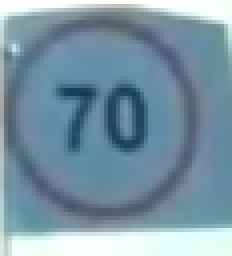
#> input picture self_driving_car_pkg/data/70.png, 58 x 64 px, given in place of ishara_turning.avi, which was not available (shown 4 times larger)
$ python main_mini.py
#> lines starting #> are read from the running program, lines starting #| are printed output that depends on the picture; after the words box and inside, x2 and y2 are one past the last pixel; in counts of white or black regions, pixels touching at a corner belong together; pictures that were not available may be replaced by others from this repository, and a replacement may not be noted
### self_driving_car_pkg/Detection/Signs/a_Localization/TLD.py
import os # for getting absolute filepath to mitigate cross platform inconsistensies
import cv2
import numpy as np
import math

detected_circle = 0 #Set this to current dataset images size so that new images number starts from there and dont overwrite
write_data = False
draw_detected = True
display_images = True
Traffic_State = "None"
prevTraffic_State = 0

debug_mode = True
def dist(a,b):
    return int( math.sqrt( ( (a[1]-b[1])**2 ) + ( (a[0]-b[0])**2 ) ) )

def Circledetector(gray,cimg,frame_draw,HLS):
    frame_draw_special= frame_draw.copy()
    global Traffic_State,prevTraffic_State
    # 2. Apply the HoughCircles to detect the circular regions in the Image
    NumOfVotesForCircle = 16 #parameter 1 MinVotes needed to be classified as circle
    CannyHighthresh = 200 # High threshold value for applying canny
    mindDistanBtwnCircles = 5 # kept as sign will likely not be overlapping
    max_rad = 150 # smaller circles dont have enough votes so only maxRadius need to be controlled
                    # As signs are right besides road so they will eventually be in view so ignore circles larger than said limit
    circles = cv2.HoughCircles(gray,cv2.HOUGH_GRADIENT,1,mindDistanBtwnCircles,param1=CannyHighthresh,param2=NumOfVotesForCircle,minRadius=5,maxRadius=max_rad)
    TrafficLightUpdate = "Unknown"
    # 3. Loop over detected Circles
    if circles is not None:
        circles = np.uint16(np.around(circles))
        # 4. Check if Circles larger then minim size
        i_count=0
        for i in circles[0,:]:
            center =(int(i[0]),int(i[1]))
            radius = i[2] + 5
            if (radius !=5):
                global detected_circle
                detected_circle = detected_circle + 1
                j_count=0
                for j in circles[0,:]:
                    if j_count!=i_count:
                        center_cmp =(int(j[0]),int(j[1]))
                        radius_cmp = j[2] + 5
                        point_Dist = dist( ( center[0],center[1] ) , ( center_cmp[0],center_cmp[1] ) )
                        print("Distance between [ center = ", center, "center_cmp = ",center_cmp, " ] is  = ",point_Dist)
                        if ( (point_Dist>10) and (point_Dist<60) and ( abs(center[0]-center_cmp[0]) < 50 ) ):
                            #close enough
                            # draw the outer circle
                            cv2.circle(frame_draw_special,(i[0],i[1]),i[2],(0,255,0),1)
                            # draw the center of the circle
                            cv2.circle(frame_draw_special,(i[0],i[1]),2,(0,0,255),3)

                            # draw the outer circle
                            cv2.circle(frame_draw_special,(j[0],j[1]),j[2],(255,0,0),1)
                            # draw the center of the circle
                            cv2.circle(frame_draw_special,(j[0],j[1]),2,(0,0,255),3)
                            if debug_mode:
                                cv2.imshow('frame_draw_special',frame_draw_special)

                            #If Center is Brighter
                            if( (int(HLS[center[1],center[0],1]) - int(HLS[center_cmp[1],center_cmp[0],1])) > 10 ):
                                # Left was Brightest [Red]
                                if(center[0]<center_cmp[0]):
                                    TrafficLightUpdate = "Left was Brightest [Red]"
                                    Traffic_State="Stop"
                                # Right was Brightest [Green]
                                elif(center[0]>center_cmp[0]):
                                    TrafficLightUpdate = "Right was Brightest [Green]"
                                    Traffic_State="Go"

                            #ElseIf Center_cmp is Brighter
                            elif( ( int(HLS[center[1],center[0],1]) - int(HLS[center_cmp[1],center_cmp[0],1]) ) < -10):
                                # Left was Darker [Green]
                                if(center[0]<center_cmp[0]):
                                    TrafficLightUpdate = "Left was Darker [Green]"
                                    Traffic_State="Go"
                                # Right was Darker [Red]
                                elif(center[0]>center_cmp[0]):
                                    TrafficLightUpdate = "Right was Darker [Red]"
                                    Traffic_State="Stop"

                            print("HLS[center[1],center[0],1] = ",HLS[center[1],center[0],1], "HLS[center_cmp[1],center_cmp[0],1] = ",HLS[center_cmp[1],center_cmp[0],1])

                        j_count=j_count+1

                i_count=i_count+1


                startP = (center[0]-radius,center[1]-radius)
                endP = (center[0]+radius,center[1]+radius)
                detected_sign = cimg[startP[1]:endP[1],startP[0]:endP[0]]

                if(detected_sign.shape[1] and detected_sign.shape[0]):
                    if draw_detected:
                        # draw the outer circle
                        cv2.circle(frame_draw,(i[0],i[1]),i[2],(0,255,0),1)
                        # draw the center of the circle
                        cv2.circle(frame_draw,(i[0],i[1]),2,(0,0,255),3)
                        #cv2.imshow('circle',detected_sign)


        if display_images:
            cv2.putText(frame_draw, Traffic_State, (20,20), cv2.FONT_HERSHEY_SIMPLEX, 1, 255)
            cimg_str = 'detected circles'
            cv2.imshow(cimg_str,frame_draw)
            if (Traffic_State !=prevTraffic_State):
                print ("TrafficLightUpdate = ",TrafficLightUpdate)
                # if debug_mode:
                #     cv2.waitKey(0)
            prevTraffic_State = Traffic_State
    return Traffic_State

HLS=0
src=0

Hue_Low_G = 56#66
Hue_High_G =66#66
Lit_Low_G = 66
Sat_Low_G = 23

Hue_Low_R = 0#66
Hue_High_R = 8#66
Lit_Low_R = 33
Sat_Low_R = 23

# [34 lines left out: functions OnHueLowChange, OnHueHighChange, OnLitLowChange, OnSatLowChange, OnHueLowChange_R, OnHueHighChange_R and 2 more, not called in this run]

def MaskExtract():
    mask_Green   = clr_segment(HLS,(Hue_Low_G  ,Lit_Low_G   ,Sat_Low_G  ),(Hue_High_G       ,255,255))
    mask_Red   = clr_segment(HLS,(Hue_Low_R  ,Lit_Low_R   ,Sat_Low_R  ),(Hue_High_R       ,255,255))

    MASK = cv2.bitwise_or(mask_Green,mask_Red)
    MASK_Binary = MASK != 0

    dst = src * (MASK_Binary[:,:,None].astype(src.dtype))
    if debug_mode:
        cv2.imshow("mask",dst)
        cv2.imshow("mask_R",dst)
    return dst

if debug_mode:
    cv2.namedWindow("mask")
    cv2.namedWindow("mask_R")
    cv2.createTrackbar("Hue_L","mask",Hue_Low_G,255,OnHueLowChange)
    cv2.createTrackbar("Hue_H","mask",Hue_High_G,255,OnHueHighChange)
    cv2.createTrackbar("Lit_L","mask",Lit_Low_G,255,OnLitLowChange)
    cv2.createTrackbar("Sat_L","mask",Sat_Low_G,255,OnSatLowChange)
    cv2.createTrackbar("Hue_L_red","mask_R",Hue_Low_R,255,OnHueLowChange_R)
    cv2.createTrackbar("Hue_H_red","mask_R",Hue_High_R,255,OnHueHighChange_R)
    cv2.createTrackbar("Lit_L_red","mask_R",Lit_Low_R,255,OnLitLowChange_R)
    cv2.createTrackbar("Sat_L_red","mask_R",Sat_Low_R,255,OnSatLowChange_R)

def clr_segment(HSL,lower_range,upper_range):

    # 2. Performing Color Segmentation on Given Range
    lower = np.array( [lower_range[0],lower_range[1] ,lower_range[2]] )
    upper = np.array( [upper_range[0]    ,255     ,255])
    mask = cv2.inRange(HSL, lower, upper)

    # 3. Dilating Segmented ROI's
    kernel = cv2.getStructuringElement(shape=cv2.MORPH_ELLIPSE, ksize=(3,3))
    mask = cv2.morphologyEx(mask, cv2.MORPH_DILATE, kernel)
    return mask


def detect_TrafficLight(frame,frame_draw):

    # 0. To be accessed in Script Functions without explicitly passing as an Argument
    global HLS,src
    src = frame.copy()

    # 1. Converting frame to HLS ColorSpace
    HLS = cv2.cvtColor(frame,cv2.COLOR_BGR2HLS)#2 msc
    # 2. Extracting Mask of Only Red And Color Regions
    frame_ROI = MaskExtract()
    if debug_mode:
        Lightness = HLS[:,:,1]
        cv2.imshow("Lightness",Lightness)
    # 1. Cvt frame_ROI to grayscale
    gray = cv2.cvtColor(frame_ROI,cv2.COLOR_BGR2GRAY)
    # Localizing Potetial Candidates and Classifying them in SignDetection
    Traffic_State = Circledetector(gray.copy(),frame.copy(),frame_draw,HLS)

    return Traffic_State

### self_driving_car_pkg/main_mini.py
import cv2
import os
from Detection.Signs.a_Localization.TLD import detect_TrafficLight
from Detection.Signs.a_Localization.UsingHough import detect_Circles

def main():
    #cap = cv2.VideoCapture(os.path.abspath("data/vids/Ros2/NEW_full_track_tour.mp4"))
    vid_Path=os.path.abspath("self_driving_car_pkg/data/vids/ishara_turning.avi").replace('\\', '/')
    cap = cv2.VideoCapture(vid_Path)
    waitTime = 0
    while(1):
        ret,img = cap.read()
#> img is the input picture: shape (64, 58, 3); mean B, G, R 166.1, 150, 122
        if ret:
            img = cv2.resize(img,(320,240))
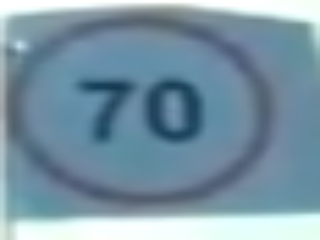
#> img: shape (240, 320, 3); mean B, G, R 166, 149.9, 121.9
        else:
            break

        # >>>>>>>>>>>>>>>>>>>>>>>>>>>>>>   TESTING   <<<<<<<<<<<<<<<<<<<<<<<<<<<<<<

        frame_draw = img.copy()
        detect_TrafficLight(img,frame_draw)
#> in detect_TrafficLight, `HLS = cv2.cvtColor(frame,cv2.COLOR_BGR2HLS)#2 msc`: HLS: shape (240, 320, 3); mean of channels 0, 1, 2 98.5, 144.3, 75.3
#> in clr_segment, `mask = cv2.inRange(HSL, lower, upper)`:
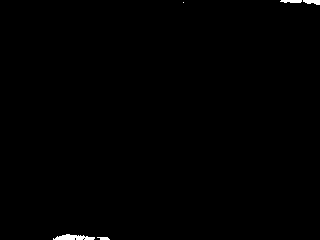
#> mask: shape (240, 320); 0.42% white; 5 white regions (1 under 20 px), largest, box (x1, y1, x2, y2) and area: (53, 234, 95, 240) 168, (303, 0, 320, 5) 63, (280, 0, 302, 3) 57, (97, 237, 110, 240) 30
#> in clr_segment, `mask = cv2.morphologyEx(mask, cv2.MORPH_DILATE, kernel)`:
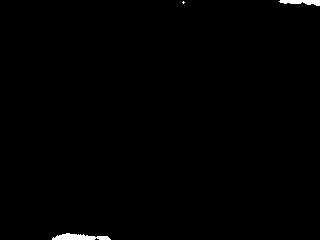
#> mask: shape (240, 320); 0.57% white; 3 white regions (1 under 20 px), largest, box (x1, y1, x2, y2) and area: (52, 233, 111, 240) 268, (279, 0, 320, 6) 163
#> in clr_segment (call 2), `mask = cv2.inRange(HSL, lower, upper)`: mask: shape (240, 320); every value is 0
#> in detect_TrafficLight, `Lightness = HLS[:,:,1]`:
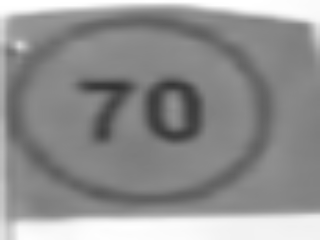
#> Lightness: shape (240, 320); min 50, max 255, mean 144.3
#> in Circledetector, `circles = cv2.HoughCircles(gray,cv2.HOUGH_GRADIENT,1,mindDistanBtwnCir..`: circles = None
#> in detect_TrafficLight, `Traffic_State = Circledetector(gray.copy(),frame.copy(),frame_draw,HLS)`: Traffic_State = 'None'
        #detect_Circles(img,frame_draw)


        cv2.imshow("Frame",img)
        k = cv2.waitKey(waitTime)
#> (key Esc is pressed here)
        if k==27:
            break

        # >>>>>>>>>>>>>>>>>>>>>>>>>>>>>>   TESTING   <<<<<<<<<<<<<<<<<<<<<<<<<<<<<<


if __name__ == '__main__':
	main()
